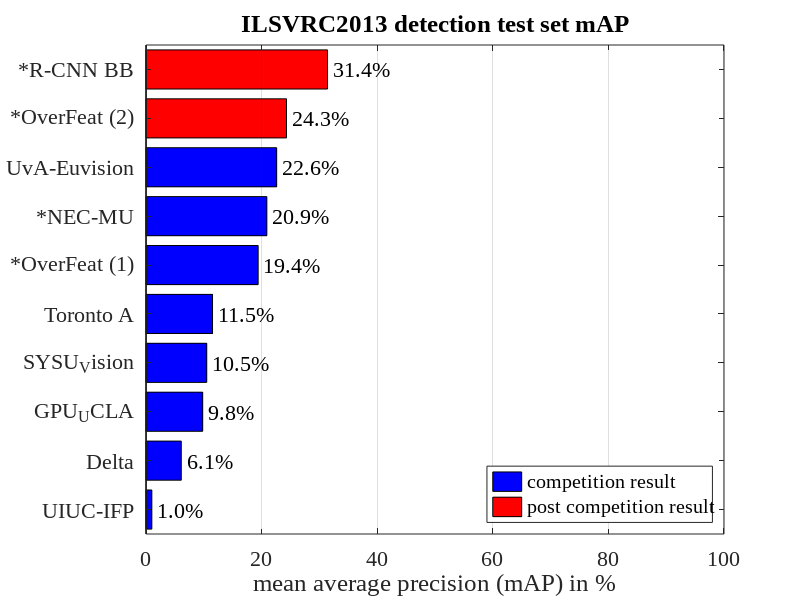

Source code (MATLAB): (Note: this script raises an error after producing the figure.)
function test_barh()

set(0,'DefaultAxesFontName', 'Times New Roman');
set(0,'DefaultAxesFontSize', 16);
set(0,'DefaultTextFontname', 'Times New Roman')
set(0,'DefaultTextFontSize', 16);

addpath('export_fig');

methods = {'*R-CNN BB ', ...
           '*OverFeat (2) ', ...
           'UvA-Euvision ', ...
           '*NEC-MU ', ...
           '*OverFeat (1) ', ...
           'Toronto A ', ...
           'SYSU_Vision ', ...
           'GPU_UCLA ', ...
           'Delta ', ...
           'UIUC-IFP '};

mAPs = [
  31.4 
  24.3
  22.6
  20.9
  19.4
  11.5
  10.5
  9.8
  6.1
  1.0];

mAPs = mAPs(end:-1:1);
methods = methods(end:-1:1);

clf;
%set(gcf, 'Units', 'inches');
%set(gcf, 'Position', [12 0 3.65 2]);

barh(1:8, mAPs(1:8), 'FaceColor', [0 0 1]);
hold on;
barh(9:10, mAPs(9:10), 'FaceColor', [1 0 0]);
hold off;

set(gca, 'ytick', 1:10);
set(gca, 'yticklabel', methods);
%set(gca, 'DataAspectRatio', [1.1 0.4 1]);
xlabel('mean average precision (mAP) in %', 'FontSize', 18);

legend('competition result', 'post competition result', 'location', 'southeast');
title('ILSVRC2013 detection test set mAP', 'FontSize', 18);

xlim([0 100]);
ylim([0.5 10.5]);
grid on;
set(gca, 'ygrid', 'off');
for i = 1:length(mAPs)
  text(mAPs(i)+1, i, sprintf('%.1f%%', mAPs(i)));
end


%ylabel('wall time (min)', 'FontSize', 10);
%title('Data mining and convex optimization time', 'FontSize', 10);

set(gcf, 'Color', 'white');
export_fig ilsvrc13.pdf -pdf
%!open ilsvrc13.pdf
